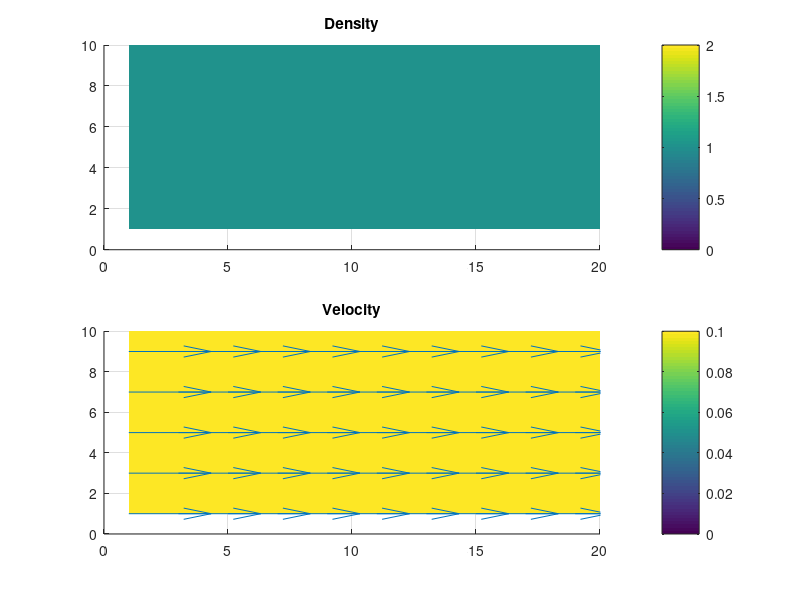

Write MATLAB code to recreate this figure. (Note: this script raises an error after producing the figure.)
% Lattice Bolzmann Simulation of Flow Around a Cylinder
%
% Milestone 1 :
% No Walls, no obstacle, no inlet/outlet (periodic)

clear; clc
%% Lattice Parameters
nIter = 1000;
Nx = 20;
Ny = 10;
x  = 1:Nx;  % Cells in x-direction
y  = 1:Ny;  % Cells in y-direction
[xx,yy] = meshgrid(x,y);
xx = xx'; yy = yy';
W  = [4/9, 1/9,1/9,1/9,1/9, 1/36,1/36,1/36,1/36];
cx = [  0,   1,  0, -1,  0,    1,  -1,  -1,   1];
cy = [  0,   0,  1,  0, -1,    1,   1,  -1,  -1];

%% Storage Parameters
nInterval = 50;
% Amount of timepoints at which values are recorded
nOut = floor(nIter/nInterval);

%% FLow Parameters
cs   = 1/sqrt(3);
U    = 0.1;
Re   = 50;
visc = 2.*U*Ny/Re;
tau  = visc/cs^2;
beta = 1/(2*tau+1);
alpha = 2; % initial value for the entropic over-relaxation parameter

%% Initialization
rho = ones(Nx,Ny);
u   = U*ones(Nx,Ny);
v   = zeros(Nx,Ny);
feq = zeros(9,Nx,Ny);

% Initialize f and feq
for i=1:9
   feq(i,:,:) = rho * W(i) ...
      .* (2 - sqrt(1 + 3*u.^2)) ...
      .* (2 - sqrt(1 + 3*v.^2)) ...
      .* ((2*u+sqrt(1+3*u.^2))./(1-u)).^cx(i) ...
      .* ((2*v+sqrt(1+3*v.^2))./(1-v)).^cy(i);
end
f = feq;

% Outputs
rhoOut = zeros(Nx,Ny,nOut);
uOut   = zeros(Nx,Ny,nOut);
vOut   = zeros(Nx,Ny,nOut);
tOut   = zeros(nOut,1);
iOut   = 0;

%% Main
w = waitbar(0, 'Simulating...');
for it = 1:nIter
   % Output
   if mod(it-1,nInterval) == 0
      iOut = iOut + 1;      
      rhoOut(:,:,iOut) = rho;
      uOut  (:,:,iOut) = u;
      vOut  (:,:,iOut) = v;
      tOut  (iOut)     = it;
   end
   
   % Advection/Free-flight
   for i=1:9
      % periodicity
      f(i,:,:) = circshift(f(i,:,:), [0,cx(i),cy(i)]);
   end
   
   % Relaxation/Collision
   rho = 0; u = 0; v = 0;
   for i = 1:9
      rho = rho + reshape(f(i,:,:),Nx,Ny);
      u = u + reshape(cx(i) * f(i,:,:),Nx,Ny);
      v = v + reshape(cy(i) * f(i,:,:),Nx,Ny);
   end
   u = u./rho; v = v./rho;
   for i = 1:9
      feq(i,:,:) = rho * W(i) ...
         .* (2 - sqrt(1 + 3*u.^2)) ...
         .* (2 - sqrt(1 + 3*v.^2)) ...
         .* ((2*u+sqrt(1+3*u.^2))./(1-u)).^cx(i) ...
         .* ((2*v+sqrt(1+3*v.^2))./(1-v)).^cy(i);
      f(i,:,:) = f(i,:,:) - alpha*beta*( f(i,:,:) - feq(i,:,:) ) ;
   end
   
   % Update Entropic Relaxation Parameter
   %alpha = alpha;
   
   % Update Waitbar
   waitbar(it/nIter,w,['Simulating. - ', num2str(100*it/nIter), '% done']);
end
close(w)


%% Display
uMagOut = sqrt(uOut.^2+vOut.^2);

scrsz = get(0,'ScreenSize');
figure(1)
set(1, 'Position',[1 1 scrsz(3)/2 scrsz(4)/2])

for i = 1:size(rhoOut,3)
   set(1,'Name', ['t = ', num2str(tOut(i)), ...
   ', Re = ', num2str(Re),...
   ' - Press SPACE to advance'],...
   'NumberTitle', 'off')
   if i==1
      subplot(2,1,1)
      % Use surf because contour not rendered for const Zdata
      rho_plot = surf(xx,yy,rhoOut(:,:,i),'edgecolor','none');
      colorbar
      title('Density')
      zlim([0.9 1.1])
      view(2)
      
      subplot(2,1,2)
      u2_plot  = surf(xx,yy,uMagOut(:,:,i),'edgecolor', 'none');
      axis([0 Nx -0.001 Ny])
      view(0,90)
      hold on
      n = Ny/5;
      uv_plot = quiver3(xx(1:n:end,1:n:end),...
         yy(1:n:end,1:n:end),...
         ones(size(xx(1:n:end,1:n:end))),...
         uOut(1:n:end,1:n:end,i),...
         vOut(1:n:end,1:n:end,i),...
         zeros(size(xx(1:n:end,1:n:end))));
      colorbar
      title('Velocity')
      hold off
      
      set(rho_plot, 'ZDataSource', 'rhoOut(:,:,i)')
      set(u2_plot,  'ZDataSource', 'uMagOut(:,:,i)')
      set(uv_plot,  'UDataSource', 'uOut(1:n:end,1:n:end,i)')
      set(uv_plot,  'VDataSource', 'vOut(1:n:end,1:n:end,i)')
   end
   refreshdata(rho_plot)
   refreshdata(u2_plot)
   refreshdata(uv_plot)
   
   pause(0.1);
end
